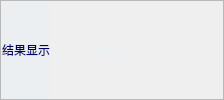
        <widget class="QFrame" name="frame_13">
         <property name="sizePolicy">
          <sizepolicy hsizetype="Preferred" vsizetype="Expanding">
           <horstretch>0</horstretch>
           <verstretch>1</verstretch>
          </sizepolicy>
         </property>
         <property name="minimumSize">
          <size>
           <width>0</width>
           <height>50</height>
          </size>
         </property>
         <property name="styleSheet">
          <string notr="true">QPushButton{
	border:none;
	color: rgb(0, 0, 0);
	font: 19pt &quot;幼圆&quot;;

border-top-left-radius:5px;
border-top-right-radius:5px;

}
QPushButton:hover{
	
	color: rgb(71, 71, 71);
}
#frame_13{
	border-bottom:1px solid;
	
	border-bottom-color:rgb(236, 239, 241);
	background-color:rgb(0, 0, 107);
}

</string>
         </property>
         <property name="frameShape">
          <enum>QFrame::StyledPanel</enum>
         </property>
         <property name="frameShadow">
          <enum>QFrame::Raised</enum>
         </property>
         <layout class="QHBoxLayout" name="horizontalLayout_13">
          <property name="spacing">
           <number>0</number>
          </property>
          <property name="leftMargin">
           <number>1</number>
          </property>
          <property name="topMargin">
           <number>0</number>
          </property>
          <property name="rightMargin">
           <number>1</number>
          </property>
          <property name="bottomMargin">
           <number>0</number>
          </property>
          <item>
           <widget class="QPushButton" name="pushButton_outcome">
            <property name="sizePolicy">
             <sizepolicy hsizetype="Preferred" vsizetype="Expanding">
              <horstretch>1</horstretch>
              <verstretch>0</verstretch>
             </sizepolicy>
            </property>
            <property name="minimumSize">
             <size>
              <width>0</width>
              <height>0</height>
             </size>
            </property>
            <property name="styleSheet">
             <string notr="true">background-color:  rgb(236, 239, 241);
color:rgb(0, 0, 107);
</string>
            </property>
            <property name="text">
             <string>结果显示</string>
            </property>
           </widget>
          </item>
          <item>
           <widget class="QPushButton" name="pushButton_setup">
            <property name="sizePolicy">
             <sizepolicy hsizetype="Expanding" vsizetype="Expanding">
              <horstretch>1</horstretch>
              <verstretch>0</verstretch>
             </sizepolicy>
            </property>
            <property name="minimumSize">
             <size>
              <width>0</width>
              <height>0</height>
             </size>
            </property>
            <property name="styleSheet">
             <string notr="true">color: rgb(236, 239, 241);</string>
            </property>
            <property name="text">
             <string>机器人控制</string>
            </property>
           </widget>
          </item>
          <item>
           <widget class="QPushButton" name="pushButton_dataAnlysis">
            <property name="sizePolicy">
             <sizepolicy hsizetype="Minimum" vsizetype="Expanding">
              <horstretch>1</horstretch>
              <verstretch>0</verstretch>
             </sizepolicy>
            </property>
            <property name="minimumSize">
             <size>
              <width>0</width>
              <height>0</height>
             </size>
            </property>
            <property name="maximumSize">
             <size>
              <width>16777215</width>
              <height>16777215</height>
             </size>
            </property>
            <property name="styleSheet">
             <string notr="true">color: rgb(236, 239, 241);</string>
            </property>
            <property name="text">
             <string>数据分析</string>
            </property>
           </widget>
          </item>
          <item>
           <widget class="QPushButton" name="pushButton_11">
            <property name="sizePolicy">
             <sizepolicy hsizetype="Expanding" vsizetype="Fixed">
              <horstretch>6</horstretch>
              <verstretch>0</verstretch>
             </sizepolicy>
            </property>
            <property name="minimumSize">
             <size>
              <width>0</width>
              <height>0</height>
             </size>
            </property>
            <property name="text">
             <string/>
            </property>
           </widget>
          </item>
          <item>
           <widget class="QPushButton" name="pushButton_my">
            <property name="sizePolicy">
             <sizepolicy hsizetype="Minimum" vsizetype="Expanding">
              <horstretch>1</horstretch>
              <verstretch>0</verstretch>
             </sizepolicy>
            </property>
            <property name="styleSheet">
             <string notr="true">QPushButton{color: rgb(236, 239, 241);}
QPushButton:pressed{
	padding-top:5px;
	padding-left:5px;
}
</string>
            </property>
            <property name="text">
             <string/>
            </property>
            <property name="icon">
             <iconset resource="../res.qrc">
              <normaloff>:/新前缀/icons/bilibili.png</normaloff>:/新前缀/icons/bilibili.png</iconset>
            </property>
           </widget>
          </item>
         </layout>
        </widget>
